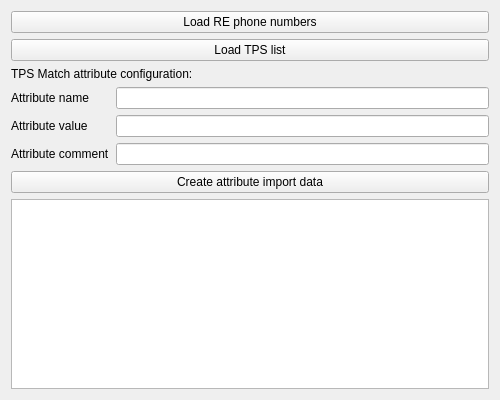
<?xml version="1.0" encoding="UTF-8"?>
<ui version="4.0">
 <class>MainWindow</class>
 <widget class="QMainWindow" name="MainWindow">
  <property name="geometry">
   <rect>
    <x>0</x>
    <y>0</y>
    <width>500</width>
    <height>400</height>
   </rect>
  </property>
  <property name="windowTitle">
   <string>MainWindow</string>
  </property>
  <widget class="QWidget" name="centralWidget">
   <layout class="QVBoxLayout" name="verticalLayout">
    <item>
     <layout class="QVBoxLayout" name="verticalLayout_2">
      <item>
       <widget class="QPushButton" name="LoadREPhones">
        <property name="text">
         <string>Load RE phone numbers</string>
        </property>
       </widget>
      </item>
      <item>
       <widget class="QPushButton" name="LoadTPS">
        <property name="text">
         <string>Load TPS list</string>
        </property>
       </widget>
      </item>
      <item>
       <widget class="QLabel" name="label_5">
        <property name="text">
         <string>TPS Match attribute configuration:</string>
        </property>
       </widget>
      </item>
      <item>
       <layout class="QGridLayout" name="gridLayout">
        <item row="0" column="2">
         <widget class="QLineEdit" name="AttrName"/>
        </item>
        <item row="1" column="0">
         <widget class="QLabel" name="label_2">
          <property name="text">
           <string>Attribute value</string>
          </property>
         </widget>
        </item>
        <item row="0" column="0">
         <widget class="QLabel" name="label">
          <property name="text">
           <string>Attribute name</string>
          </property>
         </widget>
        </item>
        <item row="2" column="0">
         <widget class="QLabel" name="label_3">
          <property name="text">
           <string>Attribute comment</string>
          </property>
         </widget>
        </item>
        <item row="2" column="2">
         <widget class="QLineEdit" name="AttrComment"/>
        </item>
        <item row="1" column="2">
         <widget class="QLineEdit" name="AttrValue"/>
        </item>
       </layout>
      </item>
     </layout>
    </item>
    <item>
     <widget class="QPushButton" name="MakeImportData">
      <property name="text">
       <string>Create attribute import data</string>
      </property>
     </widget>
    </item>
    <item>
     <widget class="QTableView" name="PhoneTable"/>
    </item>
   </layout>
  </widget>
 </widget>
 <layoutdefault spacing="6" margin="11"/>
 <resources/>
 <connections/>
</ui>
